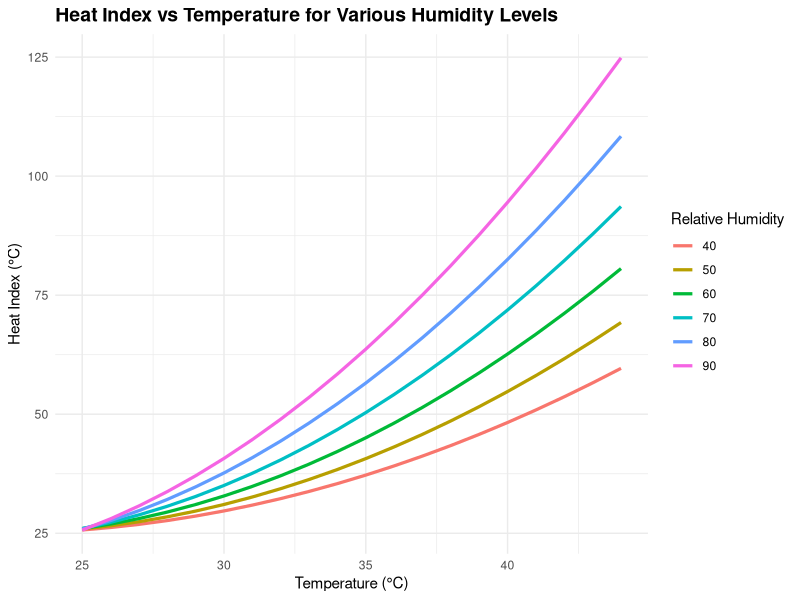

Write the R code that produced this figure.
## ---- chunk 1
knitr::opts_chunk$set(echo = FALSE)

# Required libraries
library(ggplot2)
library(dplyr)

# Conversion functions
c_to_f <- function(c) (c * 9/5) + 32
f_to_c <- function(f) (f - 32) * 5/9

# Heat index formula (in Fahrenheit)
heat_index_f <- function(T, R) {
  -42.379 + 2.04901523*T + 10.14333127*R - 0.22475541*T*R -
    6.83783e-3*T^2 - 5.481717e-2*R^2 + 1.22874e-3*T^2*R +
    8.5282e-4*T*R^2 - 1.99e-6*T^2*R^2
}

# --- USER INPUT ---
temp_c <- as.numeric(readline("Enter temperature in Celsius (≥26.7°C recommended): "))
rh <- as.numeric(readline("Enter relative humidity in % (≥40 recommended): "))

# --- VALIDATION ---
if (is.na(temp_c) || is.na(rh)) {
  cat("Invalid input. Please enter numeric values.\n")
} else if (temp_c < 26.7 || rh < 40) {
  cat("Values are outside the valid range for the heat index formula.\n")
  cat("Use only if T ≥ 26.7°C and RH ≥ 40%.\n")
} else {
  temp_f <- c_to_f(temp_c)
  hi_f <- heat_index_f(temp_f, rh)
  hi_c <- f_to_c(hi_f)
  cat(sprintf("Heat Index (Feels Like): %.1f°C\n", hi_c))
}

# --- VISUALIZATION ---
temps_c <- seq(25, 44, by = 1)
rh_values <- c(40, 50, 60, 70, 80, 90)

data <- expand.grid(temp_c = temps_c, rh = rh_values)
data <- data %>%
  mutate(temp_f = c_to_f(temp_c),
         hi_f = heat_index_f(temp_f, rh),
         hi_c = f_to_c(hi_f))

ggplot(data, aes(x = temp_c, y = hi_c, color = factor(rh))) +
  geom_line(size = 1.1) +
  labs(
    title = "Heat Index vs Temperature for Various Humidity Levels",
    x = "Temperature (°C)",
    y = "Heat Index (°C)",
    color = "Relative Humidity"
  ) +
  theme_minimal() +
  theme(
    plot.title = element_text(face = "bold", size = 14),
    legend.position = "right"
  )
